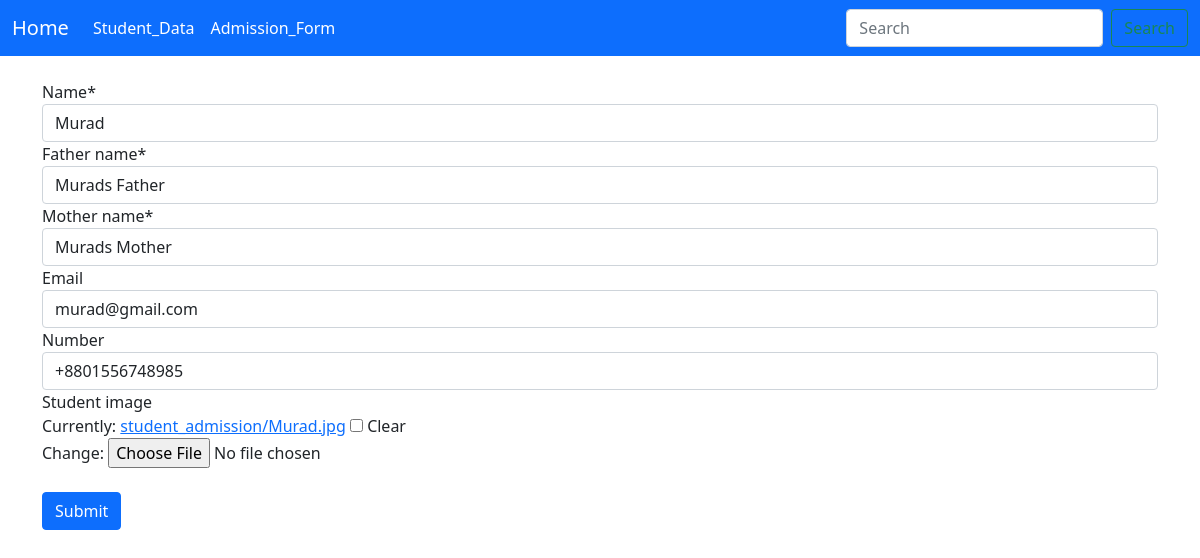
Screenshot of /student_update/8/ with the database file from the repository.
### CRUD_Learn_App/models.py (models this page shows, shortened)
class Student_Admission(models.Model):
    name = models.CharField(max_length=50)
    father_name = models.CharField(max_length=50)
    mother_name = models.CharField(max_length=50)
    number = PhoneNumberField(null=False, blank=True)
    email = models.EmailField(max_length=50, null=True, blank=True)
    student_image = models.ImageField(upload_to="student_admission", blank=True, null=True)
    created_at = models.DateTimeField(auto_now_add=True)
    updated_at = models.DateTimeField(auto_now=True)

### CRUD_Learn_App/views.py (the view)
# urls.py: path('student_update/<int:id>/', student_update, name='student_update'),
def student_update(request, id):
    data = Student_Admission.objects.get(id=id)
    form = Student_admission_form(request.POST or None, instance=data)
    if request.method == "POST" and form.is_valid():
        form = form.save(commit=False)
        form.save()
        return redirect('student_list')
    context = {
            'form' : form,
    }
    return render(request, 'student_admission_form.html', context)

### CRUD_Learn_App/forms.py
class Student_admission_form(forms.ModelForm):
    class Meta:
        model = Student_Admission
        fields = ['name', 'father_name', 'mother_name', 'email', 'number', 'student_image']

### templates/student_admission_form.html (shortened to what this page needs)
{% extends 'main.html' %}
{% load crispy_forms_tags %}
{% block main %}
  <br>
  <form method="POST", enctype="multipart/form-data">
       <div class="container">
       	  {{ form|crispy }}
	  <br>
          <button type="submit" class="btn btn-primary">Submit</button>
       </div>
 </form>
 <br>
{% endblock %}

### rows the page displays
Student_Admission: name "Murad", father_name "Murads Father", mother_name "Murads Mother", email "murad@gmail.com", number "+8801556748985"
